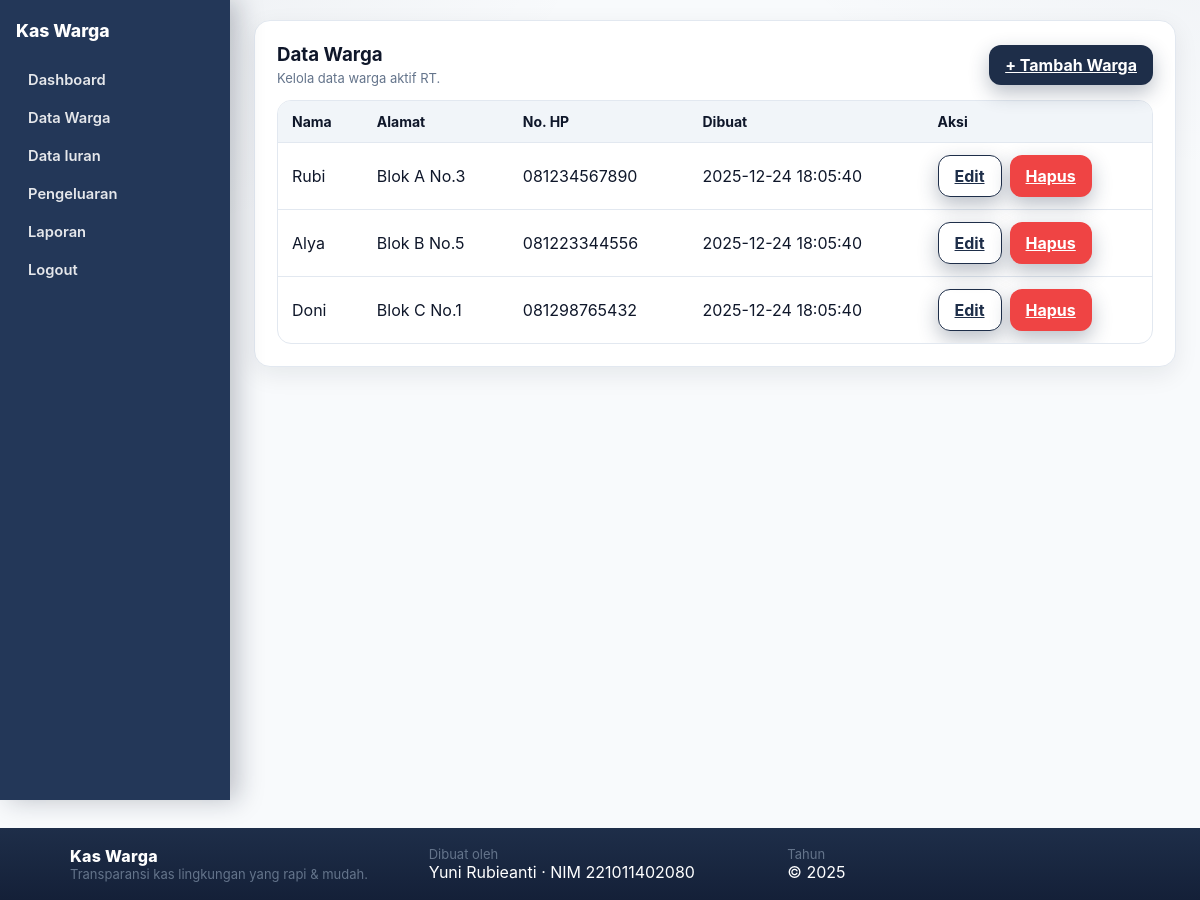
/warga/index.php, run on the app's committed database.
### tables this page shows
CREATE TABLE IF NOT EXISTS warga (
  id INT AUTO_INCREMENT PRIMARY KEY,
  nama VARCHAR(100) NOT NULL,
  alamat VARCHAR(200) NOT NULL,
  no_hp VARCHAR(30) DEFAULT NULL,
  created_at TIMESTAMP DEFAULT CURRENT_TIMESTAMP
);

### config/functions.php (called while the page is built, shortened)
<?php
require_once __DIR__ . '/db.php';
function h($s){ return htmlspecialchars($s, ENT_QUOTES, 'UTF-8'); }
function q($sql, $types='', ...$params){
  global $mysqli; $stmt = $mysqli->prepare($sql);
  $stmt->execute(); return $stmt;
}

### warga/index.php (the view, shortened to what this page needs)
<?php
require_once __DIR__ . '/../config/functions.php';
include __DIR__ . '/../partials/layout_admin_top.php';
?>
<div class="card">
  <div style="display:flex;justify-content:space-between;align-items:center;gap:12px;flex-wrap:wrap">
    <div>
      <h3 style="margin:0;">Data Warga</h3>
      <div class="small" style="color:#64748b;margin-top:4px;">Kelola data warga aktif RT.</div>
    </div>
    <a class="btn" href="create.php">+ Tambah Warga</a>
  </div>
  <table class="table mt-2">
    <thead>
      <tr>
        <th>Nama</th>
        <th>Alamat</th>
        <th>No. HP</th>
        <th>Dibuat</th>
        <th>Aksi</th>
      </tr>
    </thead>
    <tbody>
      <?php
      $res = q("SELECT * FROM warga ORDER BY created_at DESC")->get_result();
      while ($r = $res->fetch_assoc()):
      ?>
      <tr>
        <td><?= h($r['nama']) ?></td>
        <td><?= h($r['alamat']) ?></td>
        <td><?= h($r['no_hp']) ?></td>
        <td><?= h($r['created_at']) ?></td>
        <td class="actions">
          <a class="btn ghost" href="edit.php?id=<?= (int)$r['id'] ?>">Edit</a>
          <a class="btn bad" onclick="return confirm('Hapus warga ini?')" href="delete.php?id=<?= (int)$r['id'] ?>">Hapus</a>
        </td>
      </tr>
      <?php endwhile; ?>
    </tbody>
  </table>
</div>
<?php include __DIR__ . '/../partials/layout_admin_bottom.php'; ?>

### assets/style.css (style rules this page uses)
:root { --ink:#0f172a; --muted:#64748b; --bg:#f8fafc; --white:#ffffff; --nav:#233758; --accent:#1e2e49; --line:#e2e8f0; --ok:#10b981; --warn:#f59e0b; --bad:#ef4444; --input-border:#d1d5db; --input-focus:#2563EB; }
* { box-sizing:border-box }
html,body { margin:0;padding:0 }
body { font-family:Inter,system-ui,-apple-system,Segoe UI,Roboto,Helvetica,Arial,sans-serif; background: radial-gradient(1200px 600px at -10% -10%, rgba(30,46,73,.08), transparent 60%), radial-gradient(1000px 600px at 110% -20%, rgba(35,55,88,.06), transparent 60%), var(--bg); color:var(--ink); }
.mt-2 { margin-top:14px }
.small { font-size:13px; color:var(--muted) }
.card { background:var(--white); border:1px solid var(--line); border-radius:16px; padding:22px; box-shadow:0 8px 24px rgba(15,23,42,.08); }
.card h2,.card h3 { margin:6px 0 18px }
.btn { display:inline-flex; align-items:center; gap:8px; border:0; border-radius:12px; padding:10px 16px; font-weight:700; cursor:pointer; background:var(--accent); color:#fff; transition:.15s ease; box-shadow:0 8px 20px rgba(30,46,73,.30); }
.btn.ghost { background:transparent; color:var(--accent); border:1px solid var(--accent) }
.btn.bad { background:var(--bad) }
.table { width:100%; border-collapse:separate; border-spacing:0; border:1px solid var(--line); border-radius:14px; overflow:hidden; background:var(--white); }
.table th,.table td { padding:12px 14px; border-bottom:1px solid var(--line); text-align:left; }
.table th { background:#f1f5f9; font-weight:700; font-size:14px; color:#0f172a; }
.table tr:last-child td { border-bottom:0 }
.table .actions { display:flex; gap:8px }

### data on the page
warga: nama "Rubi", alamat "Blok A No.3", no_hp "081234567890", created_at "2025-12-24 18:05:40"
warga: nama "Alya", alamat "Blok B No.5", no_hp "081223344556", created_at "2025-12-24 18:05:40"
warga: nama "Doni", alamat "Blok C No.1", no_hp "081298765432", created_at "2025-12-24 18:05:40"
